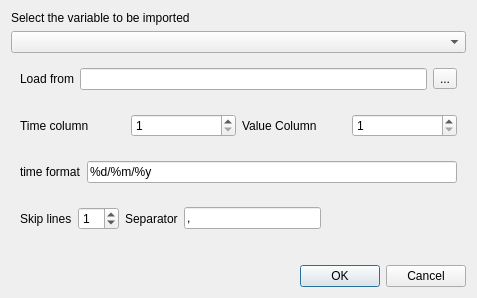
<?xml version="1.0" encoding="UTF-8"?>
<ui version="4.0">
 <class>Dialog</class>
 <widget class="QDialog" name="Dialog">
  <property name="geometry">
   <rect>
    <x>0</x>
    <y>0</y>
    <width>477</width>
    <height>298</height>
   </rect>
  </property>
  <property name="maximumSize">
   <size>
    <width>1000</width>
    <height>1000</height>
   </size>
  </property>
  <property name="windowTitle">
   <string>General settings</string>
  </property>
  <property name="locale">
   <locale language="English" country="UnitedKingdom"/>
  </property>
  <layout class="QVBoxLayout" name="verticalLayout">
   <item>
    <widget class="QLabel" name="METEOVAR_LBL">
     <property name="text">
      <string>Select the variable to be imported</string>
     </property>
    </widget>
   </item>
   <item>
    <widget class="QComboBox" name="METEOVAR_CB"/>
   </item>
   <item>
    <widget class="QWidget" name="widget" native="true">
     <layout class="QHBoxLayout" name="horizontalLayout_2">
      <item>
       <widget class="QLabel" name="SELFILE_LBL">
        <property name="text">
         <string>Load from</string>
        </property>
       </widget>
      </item>
      <item>
       <widget class="QLineEdit" name="SELFILE_TXT"/>
      </item>
      <item>
       <widget class="QToolButton" name="SELFILE_BTN">
        <property name="text">
         <string>...</string>
        </property>
       </widget>
      </item>
     </layout>
    </widget>
   </item>
   <item>
    <widget class="QWidget" name="widget_2" native="true">
     <layout class="QHBoxLayout" name="horizontalLayout_3">
      <item>
       <widget class="QLabel" name="TC_LBL">
        <property name="text">
         <string>Time column</string>
        </property>
       </widget>
      </item>
      <item>
       <widget class="QSpinBox" name="TC_SB">
        <property name="minimum">
         <number>1</number>
        </property>
       </widget>
      </item>
      <item>
       <widget class="QLabel" name="VC_LBL">
        <property name="text">
         <string>Value Column</string>
        </property>
       </widget>
      </item>
      <item>
       <widget class="QSpinBox" name="VC_SB">
        <property name="minimum">
         <number>1</number>
        </property>
       </widget>
      </item>
     </layout>
    </widget>
   </item>
   <item>
    <widget class="QWidget" name="widget_3" native="true">
     <layout class="QHBoxLayout" name="horizontalLayout_4">
      <item>
       <widget class="QLabel" name="FORMAT_LBL">
        <property name="text">
         <string>time format</string>
        </property>
       </widget>
      </item>
      <item>
       <widget class="QLineEdit" name="FORMAT_TXT">
        <property name="text">
         <string>%d/%m/%y</string>
        </property>
       </widget>
      </item>
     </layout>
    </widget>
   </item>
   <item>
    <widget class="QWidget" name="widget_4" native="true">
     <layout class="QHBoxLayout" name="horizontalLayout_5">
      <item>
       <widget class="QLabel" name="SKIPLINES_LBL">
        <property name="text">
         <string>Skip lines</string>
        </property>
       </widget>
      </item>
      <item>
       <widget class="QSpinBox" name="SKIPLINES_SB">
        <property name="value">
         <number>1</number>
        </property>
       </widget>
      </item>
      <item>
       <widget class="QLabel" name="SEP_LBL">
        <property name="text">
         <string>Separator</string>
        </property>
       </widget>
      </item>
      <item>
       <widget class="QLineEdit" name="SEP_TXT">
        <property name="text">
         <string>,</string>
        </property>
       </widget>
      </item>
      <item>
       <spacer name="horizontalSpacer">
        <property name="orientation">
         <enum>Qt::Horizontal</enum>
        </property>
        <property name="sizeHint" stdset="0">
         <size>
          <width>40</width>
          <height>20</height>
         </size>
        </property>
       </spacer>
      </item>
     </layout>
    </widget>
   </item>
   <item>
    <spacer name="verticalSpacer">
     <property name="orientation">
      <enum>Qt::Vertical</enum>
     </property>
     <property name="sizeHint" stdset="0">
      <size>
       <width>20</width>
       <height>40</height>
      </size>
     </property>
    </spacer>
   </item>
   <item>
    <widget class="QDialogButtonBox" name="buttonBox">
     <property name="orientation">
      <enum>Qt::Horizontal</enum>
     </property>
     <property name="standardButtons">
      <set>QDialogButtonBox::Cancel|QDialogButtonBox::Ok</set>
     </property>
    </widget>
   </item>
  </layout>
 </widget>
 <resources/>
 <connections/>
</ui>
